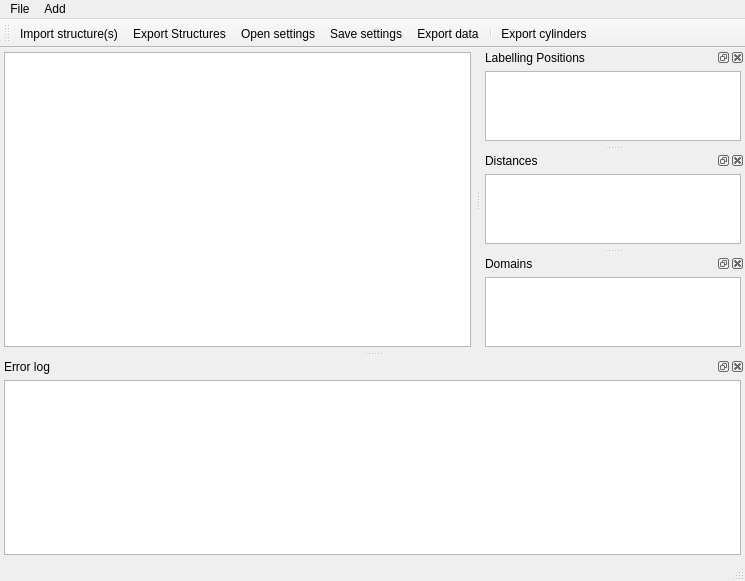
<?xml version="1.0" encoding="UTF-8"?>
<ui version="4.0">
 <class>MainWindow</class>
 <widget class="QMainWindow" name="MainWindow">
  <property name="geometry">
   <rect>
    <x>0</x>
    <y>0</y>
    <width>745</width>
    <height>581</height>
   </rect>
  </property>
  <property name="windowTitle">
   <string>Olga</string>
  </property>
  <widget class="QWidget" name="centralWidget">
   <property name="sizePolicy">
    <sizepolicy hsizetype="Preferred" vsizetype="Preferred">
     <horstretch>0</horstretch>
     <verstretch>1</verstretch>
    </sizepolicy>
   </property>
   <property name="baseSize">
    <size>
     <width>0</width>
     <height>360</height>
    </size>
   </property>
   <layout class="QHBoxLayout" name="horizontalLayout">
    <property name="spacing">
     <number>1</number>
    </property>
    <property name="leftMargin">
     <number>4</number>
    </property>
    <property name="topMargin">
     <number>4</number>
    </property>
    <property name="rightMargin">
     <number>4</number>
    </property>
    <property name="bottomMargin">
     <number>4</number>
    </property>
    <item>
     <widget class="QTreeView" name="mainTreeView">
      <property name="baseSize">
       <size>
        <width>0</width>
        <height>360</height>
       </size>
      </property>
      <property name="alternatingRowColors">
       <bool>true</bool>
      </property>
      <property name="indentation">
       <number>5</number>
      </property>
     </widget>
    </item>
   </layout>
  </widget>
  <widget class="QMenuBar" name="menuBar">
   <property name="geometry">
    <rect>
     <x>0</x>
     <y>0</y>
     <width>745</width>
     <height>22</height>
    </rect>
   </property>
   <widget class="QMenu" name="menuFile">
    <property name="title">
     <string>File</string>
    </property>
    <addaction name="actionLoadStructures"/>
    <addaction name="actionLoadSettings"/>
    <addaction name="actionSaveSettings"/>
    <addaction name="actionExportData"/>
   </widget>
   <widget class="QMenu" name="menuAdd">
    <property name="title">
     <string>Add</string>
    </property>
    <addaction name="actionAddLabellingPosition"/>
    <addaction name="actionAddDistance"/>
    <addaction name="actionAddDomain"/>
   </widget>
   <addaction name="menuFile"/>
   <addaction name="menuAdd"/>
  </widget>
  <widget class="QToolBar" name="mainToolBar">
   <property name="windowTitle">
    <string>Toolbar</string>
   </property>
   <property name="iconSize">
    <size>
     <width>32</width>
     <height>32</height>
    </size>
   </property>
   <attribute name="toolBarArea">
    <enum>TopToolBarArea</enum>
   </attribute>
   <attribute name="toolBarBreak">
    <bool>false</bool>
   </attribute>
   <addaction name="actionLoadStructures"/>
   <addaction name="actionExportStructures"/>
   <addaction name="actionLoadSettings"/>
   <addaction name="actionSaveSettings"/>
   <addaction name="actionExportData"/>
   <addaction name="separator"/>
   <addaction name="actionExportCylinders"/>
  </widget>
  <widget class="QStatusBar" name="statusBar"/>
  <widget class="QDockWidget" name="labellingPositionsDockWidget">
   <property name="features">
    <set>QDockWidget::AllDockWidgetFeatures</set>
   </property>
   <property name="windowTitle">
    <string>Labelling Positions</string>
   </property>
   <attribute name="dockWidgetArea">
    <number>2</number>
   </attribute>
   <widget class="QWidget" name="dockWidgetContents_3">
    <layout class="QVBoxLayout" name="verticalLayout">
     <property name="spacing">
      <number>1</number>
     </property>
     <property name="leftMargin">
      <number>4</number>
     </property>
     <property name="topMargin">
      <number>4</number>
     </property>
     <property name="rightMargin">
      <number>4</number>
     </property>
     <property name="bottomMargin">
      <number>4</number>
     </property>
     <item>
      <widget class="QTableView" name="labellingPositionsTableView">
       <property name="alternatingRowColors">
        <bool>true</bool>
       </property>
       <attribute name="horizontalHeaderDefaultSectionSize">
        <number>80</number>
       </attribute>
       <attribute name="horizontalHeaderMinimumSectionSize">
        <number>10</number>
       </attribute>
       <attribute name="verticalHeaderDefaultSectionSize">
        <number>18</number>
       </attribute>
      </widget>
     </item>
    </layout>
   </widget>
  </widget>
  <widget class="QDockWidget" name="distancesDockWidget">
   <property name="floating">
    <bool>false</bool>
   </property>
   <property name="features">
    <set>QDockWidget::AllDockWidgetFeatures</set>
   </property>
   <property name="windowTitle">
    <string>Distances</string>
   </property>
   <attribute name="dockWidgetArea">
    <number>2</number>
   </attribute>
   <widget class="QWidget" name="dockWidgetContents_4">
    <layout class="QVBoxLayout" name="verticalLayout_2">
     <property name="spacing">
      <number>1</number>
     </property>
     <property name="leftMargin">
      <number>4</number>
     </property>
     <property name="topMargin">
      <number>4</number>
     </property>
     <property name="rightMargin">
      <number>4</number>
     </property>
     <property name="bottomMargin">
      <number>4</number>
     </property>
     <item>
      <widget class="QTableView" name="distancesTableView">
       <property name="alternatingRowColors">
        <bool>true</bool>
       </property>
       <attribute name="horizontalHeaderDefaultSectionSize">
        <number>80</number>
       </attribute>
       <attribute name="horizontalHeaderMinimumSectionSize">
        <number>10</number>
       </attribute>
       <attribute name="verticalHeaderDefaultSectionSize">
        <number>18</number>
       </attribute>
      </widget>
     </item>
    </layout>
   </widget>
  </widget>
  <widget class="QDockWidget" name="domainsDockWidget">
   <property name="features">
    <set>QDockWidget::AllDockWidgetFeatures</set>
   </property>
   <property name="windowTitle">
    <string>Domains</string>
   </property>
   <attribute name="dockWidgetArea">
    <number>2</number>
   </attribute>
   <widget class="QWidget" name="dockWidgetContents_5">
    <layout class="QVBoxLayout" name="verticalLayout_3">
     <property name="spacing">
      <number>1</number>
     </property>
     <property name="leftMargin">
      <number>4</number>
     </property>
     <property name="topMargin">
      <number>4</number>
     </property>
     <property name="rightMargin">
      <number>4</number>
     </property>
     <property name="bottomMargin">
      <number>4</number>
     </property>
     <item>
      <widget class="QTableView" name="domainsTableView">
       <property name="alternatingRowColors">
        <bool>true</bool>
       </property>
       <attribute name="horizontalHeaderDefaultSectionSize">
        <number>80</number>
       </attribute>
       <attribute name="horizontalHeaderMinimumSectionSize">
        <number>10</number>
       </attribute>
       <attribute name="verticalHeaderDefaultSectionSize">
        <number>18</number>
       </attribute>
      </widget>
     </item>
    </layout>
   </widget>
  </widget>
  <widget class="QDockWidget" name="logDockWidget">
   <property name="sizePolicy">
    <sizepolicy hsizetype="Preferred" vsizetype="Minimum">
     <horstretch>0</horstretch>
     <verstretch>0</verstretch>
    </sizepolicy>
   </property>
   <property name="baseSize">
    <size>
     <width>0</width>
     <height>80</height>
    </size>
   </property>
   <property name="windowTitle">
    <string>Error log</string>
   </property>
   <attribute name="dockWidgetArea">
    <number>8</number>
   </attribute>
   <widget class="QWidget" name="dockWidgetContents">
    <layout class="QHBoxLayout" name="horizontalLayout_2">
     <property name="spacing">
      <number>4</number>
     </property>
     <property name="leftMargin">
      <number>4</number>
     </property>
     <property name="topMargin">
      <number>4</number>
     </property>
     <property name="rightMargin">
      <number>4</number>
     </property>
     <property name="bottomMargin">
      <number>4</number>
     </property>
     <item>
      <widget class="QTextEdit" name="logTextEdit">
       <property name="baseSize">
        <size>
         <width>0</width>
         <height>80</height>
        </size>
       </property>
       <property name="textInteractionFlags">
        <set>Qt::LinksAccessibleByKeyboard|Qt::LinksAccessibleByMouse|Qt::TextBrowserInteraction|Qt::TextSelectableByKeyboard|Qt::TextSelectableByMouse</set>
       </property>
      </widget>
     </item>
    </layout>
   </widget>
  </widget>
  <action name="actionAddLabellingPosition">
   <property name="icon">
    <iconset resource="icons.qrc">
     <normaloff>:/icons/mail-tagged.svgz</normaloff>:/icons/mail-tagged.svgz</iconset>
   </property>
   <property name="text">
    <string>Add Labelling Position</string>
   </property>
   <property name="toolTip">
    <string>Add Labelling Position</string>
   </property>
   <property name="shortcut">
    <string>Ctrl+L</string>
   </property>
  </action>
  <action name="actionAddDistance">
   <property name="icon">
    <iconset resource="icons.qrc">
     <normaloff>:/icons/ruler-icon.png</normaloff>:/icons/ruler-icon.png</iconset>
   </property>
   <property name="text">
    <string>Add Distance</string>
   </property>
   <property name="toolTip">
    <string>Add Distance</string>
   </property>
   <property name="shortcut">
    <string>Ctrl+R</string>
   </property>
  </action>
  <action name="actionAddDomain">
   <property name="icon">
    <iconset resource="icons.qrc">
     <normaloff>:/icons/Red_cylinder.png</normaloff>:/icons/Red_cylinder.png</iconset>
   </property>
   <property name="text">
    <string>Add Domain</string>
   </property>
   <property name="toolTip">
    <string>Add Body</string>
   </property>
   <property name="shortcut">
    <string>Ctrl+D</string>
   </property>
  </action>
  <action name="actionLoadStructures">
   <property name="icon">
    <iconset resource="icons.qrc">
     <normaloff>:/icons/svn-update.svgz</normaloff>:/icons/svn-update.svgz</iconset>
   </property>
   <property name="text">
    <string>&amp;Import structure(s)</string>
   </property>
   <property name="shortcut">
    <string>Ctrl+I</string>
   </property>
  </action>
  <action name="actionSaveSettings">
   <property name="icon">
    <iconset resource="icons.qrc">
     <normaloff>:/icons/document-save.svgz</normaloff>:/icons/document-save.svgz</iconset>
   </property>
   <property name="text">
    <string>&amp;Save settings</string>
   </property>
   <property name="toolTip">
    <string>Save labelling positions, distances or body descriptions</string>
   </property>
   <property name="shortcut">
    <string>Ctrl+S</string>
   </property>
  </action>
  <action name="actionLoadSettings">
   <property name="icon">
    <iconset resource="icons.qrc">
     <normaloff>:/icons/document-open.svgz</normaloff>:/icons/document-open.svgz</iconset>
   </property>
   <property name="text">
    <string>&amp;Open settings</string>
   </property>
   <property name="toolTip">
    <string>Load labelling positions, distances or body descriptions</string>
   </property>
   <property name="shortcut">
    <string>Ctrl+O</string>
   </property>
  </action>
  <action name="actionUniformSampling">
   <property name="icon">
    <iconset resource="icons.qrc">
     <normaloff>:/icons/quickopen.svgz</normaloff>:/icons/quickopen.svgz</iconset>
   </property>
   <property name="text">
    <string>Uniform Sampling</string>
   </property>
   <property name="toolTip">
    <string>Generate structures by uniform sampling</string>
   </property>
  </action>
  <action name="actionMetropolisSampling">
   <property name="icon">
    <iconset resource="icons.qrc">
     <normaloff>:/icons/roll.svgz</normaloff>:/icons/roll.svgz</iconset>
   </property>
   <property name="text">
    <string>Metropolis Sampling</string>
   </property>
   <property name="toolTip">
    <string>Generate structures by metropolis sampling</string>
   </property>
  </action>
  <action name="actionExportData">
   <property name="icon">
    <iconset resource="icons.qrc">
     <normaloff>:/icons/application-x-gnumeric.svgz</normaloff>:/icons/application-x-gnumeric.svgz</iconset>
   </property>
   <property name="text">
    <string>&amp;Export data</string>
   </property>
   <property name="toolTip">
    <string>Export calculated values</string>
   </property>
  </action>
  <action name="actionExportStructures">
   <property name="icon">
    <iconset resource="icons.qrc">
     <normaloff>:/icons/svn-commit.svgz</normaloff>:/icons/svn-commit.svgz</iconset>
   </property>
   <property name="text">
    <string>Export Structures</string>
   </property>
  </action>
  <action name="actionExportCylinders">
   <property name="icon">
    <iconset resource="icons.qrc">
     <normaloff>:/icons/cylinders.png</normaloff>:/icons/cylinders.png</iconset>
   </property>
   <property name="text">
    <string>Export cylinders</string>
   </property>
   <property name="toolTip">
    <string>Export cylinders domain representation for pymol</string>
   </property>
  </action>
 </widget>
 <layoutdefault spacing="6" margin="11"/>
 <resources>
  <include location="icons.qrc"/>
 </resources>
 <connections>
  <connection>
   <sender>actionLoadStructures</sender>
   <signal>triggered()</signal>
   <receiver>MainWindow</receiver>
   <slot>loadStructures()</slot>
   <hints>
    <hint type="sourcelabel">
     <x>-1</x>
     <y>-1</y>
    </hint>
    <hint type="destinationlabel">
     <x>301</x>
     <y>265</y>
    </hint>
   </hints>
  </connection>
  <connection>
   <sender>actionLoadSettings</sender>
   <signal>triggered()</signal>
   <receiver>MainWindow</receiver>
   <slot>loadJson()</slot>
   <hints>
    <hint type="sourcelabel">
     <x>-1</x>
     <y>-1</y>
    </hint>
    <hint type="destinationlabel">
     <x>301</x>
     <y>265</y>
    </hint>
   </hints>
  </connection>
  <connection>
   <sender>actionSaveSettings</sender>
   <signal>triggered()</signal>
   <receiver>MainWindow</receiver>
   <slot>saveJson()</slot>
   <hints>
    <hint type="sourcelabel">
     <x>-1</x>
     <y>-1</y>
    </hint>
    <hint type="destinationlabel">
     <x>301</x>
     <y>265</y>
    </hint>
   </hints>
  </connection>
  <connection>
   <sender>actionMetropolisSampling</sender>
   <signal>triggered()</signal>
   <receiver>MainWindow</receiver>
   <slot>metropolisSampling()</slot>
   <hints>
    <hint type="sourcelabel">
     <x>-1</x>
     <y>-1</y>
    </hint>
    <hint type="destinationlabel">
     <x>301</x>
     <y>265</y>
    </hint>
   </hints>
  </connection>
  <connection>
   <sender>actionExportData</sender>
   <signal>triggered()</signal>
   <receiver>MainWindow</receiver>
   <slot>exportData()</slot>
   <hints>
    <hint type="sourcelabel">
     <x>-1</x>
     <y>-1</y>
    </hint>
    <hint type="destinationlabel">
     <x>301</x>
     <y>265</y>
    </hint>
   </hints>
  </connection>
  <connection>
   <sender>actionExportStructures</sender>
   <signal>triggered()</signal>
   <receiver>MainWindow</receiver>
   <slot>exportStructures()</slot>
   <hints>
    <hint type="sourcelabel">
     <x>-1</x>
     <y>-1</y>
    </hint>
    <hint type="destinationlabel">
     <x>372</x>
     <y>290</y>
    </hint>
   </hints>
  </connection>
  <connection>
   <sender>actionAddDistance</sender>
   <signal>triggered()</signal>
   <receiver>MainWindow</receiver>
   <slot>insertDistances()</slot>
   <hints>
    <hint type="sourcelabel">
     <x>-1</x>
     <y>-1</y>
    </hint>
    <hint type="destinationlabel">
     <x>372</x>
     <y>290</y>
    </hint>
   </hints>
  </connection>
  <connection>
   <sender>actionAddDomain</sender>
   <signal>triggered()</signal>
   <receiver>MainWindow</receiver>
   <slot>insertDomains()</slot>
   <hints>
    <hint type="sourcelabel">
     <x>-1</x>
     <y>-1</y>
    </hint>
    <hint type="destinationlabel">
     <x>372</x>
     <y>290</y>
    </hint>
   </hints>
  </connection>
  <connection>
   <sender>actionAddLabellingPosition</sender>
   <signal>triggered()</signal>
   <receiver>MainWindow</receiver>
   <slot>insertPositions()</slot>
   <hints>
    <hint type="sourcelabel">
     <x>-1</x>
     <y>-1</y>
    </hint>
    <hint type="destinationlabel">
     <x>372</x>
     <y>290</y>
    </hint>
   </hints>
  </connection>
  <connection>
   <sender>actionExportCylinders</sender>
   <signal>triggered()</signal>
   <receiver>MainWindow</receiver>
   <slot>exportCylinders()</slot>
   <hints>
    <hint type="sourcelabel">
     <x>-1</x>
     <y>-1</y>
    </hint>
    <hint type="destinationlabel">
     <x>372</x>
     <y>290</y>
    </hint>
   </hints>
  </connection>
 </connections>
 <slots>
  <slot>loadJson()</slot>
  <slot>saveJson()</slot>
  <slot>metropolisSampling()</slot>
  <slot>exportData()</slot>
  <slot>exportStructures()</slot>
  <slot>insertDistances(int,unsigned)</slot>
  <slot>insertDistances()</slot>
  <slot>insertDomains()</slot>
  <slot>insertPositions()</slot>
  <slot>exportCylinders()</slot>
 </slots>
</ui>
